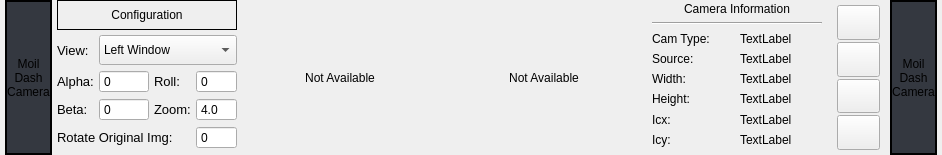
               <widget class="QFrame" name="frame_configuration_view">
                <property name="sizePolicy">
                 <sizepolicy hsizetype="Preferred" vsizetype="Expanding">
                  <horstretch>0</horstretch>
                  <verstretch>0</verstretch>
                 </sizepolicy>
                </property>
                <property name="maximumSize">
                 <size>
                  <width>16777215</width>
                  <height>155</height>
                 </size>
                </property>
                <layout class="QHBoxLayout" name="horizontalLayout_2">
                 <property name="spacing">
                  <number>5</number>
                 </property>
                 <property name="leftMargin">
                  <number>5</number>
                 </property>
                 <property name="topMargin">
                  <number>0</number>
                 </property>
                 <property name="rightMargin">
                  <number>5</number>
                 </property>
                 <property name="bottomMargin">
                  <number>0</number>
                 </property>
                 <item>
                  <widget class="QLabel" name="label_text_dash_1">
                   <property name="maximumSize">
                    <size>
                     <width>16777215</width>
                     <height>16777215</height>
                    </size>
                   </property>
                   <property name="styleSheet">
                    <string notr="true">background-color: rgb(52, 56, 64);
border-color: rgb(255, 0, 255);</string>
                   </property>
                   <property name="frameShape">
                    <enum>QFrame::WinPanel</enum>
                   </property>
                   <property name="text">
                    <string>Moil
Dash
Camera</string>
                   </property>
                   <property name="alignment">
                    <set>Qt::AlignCenter</set>
                   </property>
                  </widget>
                 </item>
                 <item>
                  <layout class="QVBoxLayout" name="verticalLayout_8">
                   <item>
                    <layout class="QGridLayout" name="gridLayout">
                     <property name="bottomMargin">
                      <number>5</number>
                     </property>
                     <item row="0" column="1" colspan="5">
                      <widget class="QLabel" name="label_2">
                       <property name="minimumSize">
                        <size>
                         <width>0</width>
                         <height>30</height>
                        </size>
                       </property>
                       <property name="maximumSize">
                        <size>
                         <width>16777215</width>
                         <height>16777215</height>
                        </size>
                       </property>
                       <property name="frameShape">
                        <enum>QFrame::Box</enum>
                       </property>
                       <property name="text">
                        <string>Configuration</string>
                       </property>
                       <property name="alignment">
                        <set>Qt::AlignCenter</set>
                       </property>
                      </widget>
                     </item>
                     <item row="4" column="1">
                      <widget class="QLabel" name="label_51">
                       <property name="font">
                        <font>
                         <pointsize>10</pointsize>
                        </font>
                       </property>
                       <property name="text">
                        <string>Alpha:</string>
                       </property>
                      </widget>
                     </item>
                     <item row="5" column="4">
                      <widget class="QLabel" name="label_53">
                       <property name="font">
                        <font>
                         <pointsize>10</pointsize>
                        </font>
                       </property>
                       <property name="text">
                        <string>Zoom:</string>
                       </property>
                      </widget>
                     </item>
                     <item row="4" column="2" colspan="2">
                      <widget class="QSpinBox" name="spinBox_alpha_anypoint_view">
                       <property name="minimumSize">
                        <size>
                         <width>0</width>
                         <height>0</height>
                        </size>
                       </property>
                       <property name="maximumSize">
                        <size>
                         <width>16777215</width>
                         <height>16777215</height>
                        </size>
                       </property>
                       <property name="buttonSymbols">
                        <enum>QAbstractSpinBox::NoButtons</enum>
                       </property>
                       <property name="minimum">
                        <number>-110</number>
                       </property>
                       <property name="maximum">
                        <number>110</number>
                       </property>
                      </widget>
                     </item>
                     <item row="5" column="1">
                      <widget class="QLabel" name="label_52">
                       <property name="font">
                        <font>
                         <pointsize>10</pointsize>
                        </font>
                       </property>
                       <property name="text">
                        <string>Beta:</string>
                       </property>
                      </widget>
                     </item>
                     <item row="4" column="4">
                      <widget class="QLabel" name="label_54">
                       <property name="font">
                        <font>
                         <pointsize>10</pointsize>
                        </font>
                       </property>
                       <property name="text">
                        <string>Roll:</string>
                       </property>
                      </widget>
                     </item>
                     <item row="5" column="2" colspan="2">
                      <widget class="QSpinBox" name="spinBox_beta_anypoint_view">
                       <property name="minimumSize">
                        <size>
                         <width>0</width>
                         <height>0</height>
                        </size>
                       </property>
                       <property name="maximumSize">
                        <size>
                         <width>100</width>
                         <height>16777215</height>
                        </size>
                       </property>
                       <property name="buttonSymbols">
                        <enum>QAbstractSpinBox::NoButtons</enum>
                       </property>
                       <property name="minimum">
                        <number>-110</number>
                       </property>
                       <property name="maximum">
                        <number>110</number>
                       </property>
                      </widget>
                     </item>
                     <item row="6" column="5">
                      <widget class="QSpinBox" name="spinBox_rotate_image_original">
                       <property name="minimumSize">
                        <size>
                         <width>0</width>
                         <height>0</height>
                        </size>
                       </property>
                       <property name="maximumSize">
                        <size>
                         <width>16777215</width>
                         <height>16777215</height>
                        </size>
                       </property>
                       <property name="buttonSymbols">
                        <enum>QAbstractSpinBox::NoButtons</enum>
                       </property>
                       <property name="minimum">
                        <number>-180</number>
                       </property>
                       <property name="maximum">
                        <number>180</number>
                       </property>
                      </widget>
                     </item>
                     <item row="5" column="5">
                      <widget class="QDoubleSpinBox" name="spinBox_zoom_anypoint_view">
                       <property name="minimumSize">
                        <size>
                         <width>0</width>
                         <height>0</height>
                        </size>
                       </property>
                       <property name="maximumSize">
                        <size>
                         <width>16777215</width>
                         <height>16777215</height>
                        </size>
                       </property>
                       <property name="buttonSymbols">
                        <enum>QAbstractSpinBox::NoButtons</enum>
                       </property>
                       <property name="decimals">
                        <number>1</number>
                       </property>
                       <property name="singleStep">
                        <double>0.100000000000000</double>
                       </property>
                       <property name="value">
                        <double>4.000000000000000</double>
                       </property>
                      </widget>
                     </item>
                     <item row="3" column="1">
                      <widget class="QLabel" name="label">
                       <property name="minimumSize">
                        <size>
                         <width>0</width>
                         <height>0</height>
                        </size>
                       </property>
                       <property name="maximumSize">
                        <size>
                         <width>16777215</width>
                         <height>16777215</height>
                        </size>
                       </property>
                       <property name="font">
                        <font>
                         <pointsize>10</pointsize>
                        </font>
                       </property>
                       <property name="text">
                        <string>View:</string>
                       </property>
                       <property name="alignment">
                        <set>Qt::AlignLeading|Qt::AlignLeft|Qt::AlignVCenter</set>
                       </property>
                      </widget>
                     </item>
                     <item row="4" column="5">
                      <widget class="QSpinBox" name="spinBox_roll_anypoint_view">
                       <property name="minimumSize">
                        <size>
                         <width>0</width>
                         <height>0</height>
                        </size>
                       </property>
                       <property name="maximumSize">
                        <size>
                         <width>16777215</width>
                         <height>16777215</height>
                        </size>
                       </property>
                       <property name="buttonSymbols">
                        <enum>QAbstractSpinBox::NoButtons</enum>
                       </property>
                       <property name="minimum">
                        <number>-180</number>
                       </property>
                       <property name="maximum">
                        <number>180</number>
                       </property>
                      </widget>
                     </item>
                     <item row="3" column="2" colspan="4">
                      <widget class="QComboBox" name="comboBox_select_view">
                       <property name="sizePolicy">
                        <sizepolicy hsizetype="Preferred" vsizetype="Fixed">
                         <horstretch>0</horstretch>
                         <verstretch>0</verstretch>
                        </sizepolicy>
                       </property>
                       <property name="minimumSize">
                        <size>
                         <width>0</width>
                         <height>30</height>
                        </size>
                       </property>
                       <property name="maximumSize">
                        <size>
                         <width>16777215</width>
                         <height>16777215</height>
                        </size>
                       </property>
                       <item>
                        <property name="text">
                         <string>Left Window</string>
                        </property>
                       </item>
                       <item>
                        <property name="text">
                         <string>Right Window</string>
                        </property>
                       </item>
                       <item>
                        <property name="text">
                         <string>Steering View</string>
                        </property>
                       </item>
                       <item>
                        <property name="text">
                         <string>Second Driver View</string>
                        </property>
                       </item>
                      </widget>
                     </item>
                     <item row="6" column="1" colspan="4">
                      <widget class="QLabel" name="label_55">
                       <property name="font">
                        <font>
                         <pointsize>10</pointsize>
                        </font>
                       </property>
                       <property name="text">
                        <string>Rotate Original Img:</string>
                       </property>
                      </widget>
                     </item>
                    </layout>
                   </item>
                   <item>
                    <spacer name="verticalSpacer">
                     <property name="orientation">
                      <enum>Qt::Vertical</enum>
                     </property>
                     <property name="sizeHint" stdset="0">
                      <size>
                       <width>20</width>
                       <height>40</height>
                      </size>
                     </property>
                    </spacer>
                   </item>
                  </layout>
                 </item>
                 <item>
                  <widget class="QFrame" name="frame_image_view_setting">
                   <property name="minimumSize">
                    <size>
                     <width>400</width>
                     <height>0</height>
                    </size>
                   </property>
                   <property name="frameShape">
                    <enum>QFrame::NoFrame</enum>
                   </property>
                   <property name="frameShadow">
                    <enum>QFrame::Raised</enum>
                   </property>
                   <layout class="QHBoxLayout" name="horizontalLayout_13">
                    <property name="spacing">
                     <number>8</number>
                    </property>
                    <property name="leftMargin">
                     <number>0</number>
                    </property>
                    <property name="topMargin">
                     <number>0</number>
                    </property>
                    <property name="rightMargin">
                     <number>0</number>
                    </property>
                    <property name="bottomMargin">
                     <number>0</number>
                    </property>
                    <item>
                     <widget class="QLabel" name="lbl_image_anypoint_view">
                      <property name="maximumSize">
                       <size>
                        <width>240</width>
                        <height>160</height>
                       </size>
                      </property>
                      <property name="text">
                       <string>Not Available</string>
                      </property>
                      <property name="alignment">
                       <set>Qt::AlignCenter</set>
                      </property>
                     </widget>
                    </item>
                    <item>
                     <widget class="QLabel" name="lbl_image_original_dash">
                      <property name="maximumSize">
                       <size>
                        <width>320</width>
                        <height>160</height>
                       </size>
                      </property>
                      <property name="text">
                       <string>Not Available</string>
                      </property>
                      <property name="alignment">
                       <set>Qt::AlignCenter</set>
                      </property>
                     </widget>
                    </item>
                   </layout>
                  </widget>
                 </item>
                 <item>
                  <widget class="QFrame" name="frame_camera_info">
                   <property name="minimumSize">
                    <size>
                     <width>180</width>
                     <height>0</height>
                    </size>
                   </property>
                   <property name="frameShape">
                    <enum>QFrame::NoFrame</enum>
                   </property>
                   <layout class="QGridLayout" name="gridLayout_6">
                    <property name="leftMargin">
                     <number>5</number>
                    </property>
                    <property name="topMargin">
                     <number>2</number>
                    </property>
                    <property name="rightMargin">
                     <number>5</number>
                    </property>
                    <property name="bottomMargin">
                     <number>8</number>
                    </property>
                    <item row="6" column="1">
                     <widget class="QLabel" name="lbl_info_icx">
                      <property name="text">
                       <string>TextLabel</string>
                      </property>
                      <property name="alignment">
                       <set>Qt::AlignLeading|Qt::AlignLeft|Qt::AlignVCenter</set>
                      </property>
                     </widget>
                    </item>
                    <item row="2" column="1">
                     <widget class="QLabel" name="lbl_info_camera_type">
                      <property name="maximumSize">
                       <size>
                        <width>82</width>
                        <height>16777215</height>
                       </size>
                      </property>
                      <property name="text">
                       <string>TextLabel</string>
                      </property>
                      <property name="alignment">
                       <set>Qt::AlignLeading|Qt::AlignLeft|Qt::AlignVCenter</set>
                      </property>
                     </widget>
                    </item>
                    <item row="3" column="0">
                     <widget class="QLabel" name="label_16">
                      <property name="maximumSize">
                       <size>
                        <width>90</width>
                        <height>16777215</height>
                       </size>
                      </property>
                      <property name="text">
                       <string>Source:</string>
                      </property>
                     </widget>
                    </item>
                    <item row="3" column="1">
                     <widget class="QLabel" name="lbl_info_source">
                      <property name="text">
                       <string>TextLabel</string>
                      </property>
                      <property name="alignment">
                       <set>Qt::AlignLeading|Qt::AlignLeft|Qt::AlignVCenter</set>
                      </property>
                     </widget>
                    </item>
                    <item row="7" column="1">
                     <widget class="QLabel" name="lbl_info_icy">
                      <property name="text">
                       <string>TextLabel</string>
                      </property>
                      <property name="alignment">
                       <set>Qt::AlignLeading|Qt::AlignLeft|Qt::AlignVCenter</set>
                      </property>
                     </widget>
                    </item>
                    <item row="7" column="0">
                     <widget class="QLabel" name="label_18">
                      <property name="maximumSize">
                       <size>
                        <width>90</width>
                        <height>16777215</height>
                       </size>
                      </property>
                      <property name="text">
                       <string>Icy:</string>
                      </property>
                     </widget>
                    </item>
                    <item row="0" column="0" colspan="2">
                     <widget class="QLabel" name="label_10">
                      <property name="minimumSize">
                       <size>
                        <width>0</width>
                        <height>0</height>
                       </size>
                      </property>
                      <property name="maximumSize">
                       <size>
                        <width>16777215</width>
                        <height>16777215</height>
                       </size>
                      </property>
                      <property name="frameShape">
                       <enum>QFrame::NoFrame</enum>
                      </property>
                      <property name="text">
                       <string>Camera Information</string>
                      </property>
                      <property name="alignment">
                       <set>Qt::AlignCenter</set>
                      </property>
                     </widget>
                    </item>
                    <item row="5" column="0">
                     <widget class="QLabel" name="label_17">
                      <property name="maximumSize">
                       <size>
                        <width>90</width>
                        <height>16777215</height>
                       </size>
                      </property>
                      <property name="text">
                       <string>Height:</string>
                      </property>
                     </widget>
                    </item>
                    <item row="6" column="0">
                     <widget class="QLabel" name="label_19">
                      <property name="maximumSize">
                       <size>
                        <width>90</width>
                        <height>16777215</height>
                       </size>
                      </property>
                      <property name="text">
                       <string>Icx:</string>
                      </property>
                     </widget>
                    </item>
                    <item row="4" column="1">
                     <widget class="QLabel" name="lbl_info_width_image">
                      <property name="text">
                       <string>TextLabel</string>
                      </property>
                      <property name="alignment">
                       <set>Qt::AlignLeading|Qt::AlignLeft|Qt::AlignVCenter</set>
                      </property>
                     </widget>
                    </item>
                    <item row="2" column="0">
                     <widget class="QLabel" name="label_12">
                      <property name="maximumSize">
                       <size>
                        <width>90</width>
                        <height>16777215</height>
                       </size>
                      </property>
                      <property name="text">
                       <string>Cam Type:</string>
                      </property>
                     </widget>
                    </item>
                    <item row="4" column="0">
                     <widget class="QLabel" name="label_15">
                      <property name="maximumSize">
                       <size>
                        <width>90</width>
                        <height>16777215</height>
                       </size>
                      </property>
                      <property name="text">
                       <string>Width:</string>
                      </property>
                     </widget>
                    </item>
                    <item row="5" column="1">
                     <widget class="QLabel" name="lbl_info_height_image">
                      <property name="text">
                       <string>TextLabel</string>
                      </property>
                      <property name="alignment">
                       <set>Qt::AlignLeading|Qt::AlignLeft|Qt::AlignVCenter</set>
                      </property>
                     </widget>
                    </item>
                    <item row="1" column="0" colspan="2">
                     <widget class="Line" name="line_2">
                      <property name="orientation">
                       <enum>Qt::Horizontal</enum>
                      </property>
                     </widget>
                    </item>
                   </layout>
                  </widget>
                 </item>
                 <item>
                  <widget class="QFrame" name="frame_config_button_group">
                   <property name="maximumSize">
                    <size>
                     <width>60</width>
                     <height>16777215</height>
                    </size>
                   </property>
                   <layout class="QVBoxLayout" name="verticalLayout_3">
                    <property name="spacing">
                     <number>2</number>
                    </property>
                    <property name="leftMargin">
                     <number>5</number>
                    </property>
                    <property name="topMargin">
                     <number>5</number>
                    </property>
                    <property name="rightMargin">
                     <number>5</number>
                    </property>
                    <property name="bottomMargin">
                     <number>5</number>
                    </property>
                    <item>
                     <widget class="QPushButton" name="btn_source_config">
                      <property name="sizePolicy">
                       <sizepolicy hsizetype="Expanding" vsizetype="Expanding">
                        <horstretch>0</horstretch>
                        <verstretch>0</verstretch>
                       </sizepolicy>
                      </property>
                      <property name="minimumSize">
                       <size>
                        <width>0</width>
                        <height>0</height>
                       </size>
                      </property>
                      <property name="maximumSize">
                       <size>
                        <width>16777215</width>
                        <height>16777215</height>
                       </size>
                      </property>
                      <property name="font">
                       <font>
                        <pointsize>10</pointsize>
                        <weight>75</weight>
                        <bold>true</bold>
                       </font>
                      </property>
                      <property name="toolTip">
                       <string>Open Video or Camera</string>
                      </property>
                      <property name="styleSheet">
                       <string notr="true"/>
                      </property>
                      <property name="text">
                       <string/>
                      </property>
                      <property name="iconSize">
                       <size>
                        <width>25</width>
                        <height>25</height>
                       </size>
                      </property>
                     </widget>
                    </item>
                    <item>
                     <widget class="QPushButton" name="btn_parameter_form">
                      <property name="sizePolicy">
                       <sizepolicy hsizetype="Expanding" vsizetype="Expanding">
                        <horstretch>0</horstretch>
                        <verstretch>0</verstretch>
                       </sizepolicy>
                      </property>
                      <property name="minimumSize">
                       <size>
                        <width>0</width>
                        <height>0</height>
                       </size>
                      </property>
                      <property name="maximumSize">
                       <size>
                        <width>16777215</width>
                        <height>16777215</height>
                       </size>
                      </property>
                      <property name="font">
                       <font>
                        <pointsize>10</pointsize>
                        <weight>75</weight>
                        <bold>true</bold>
                       </font>
                      </property>
                      <property name="toolTip">
                       <string>Back to home</string>
                      </property>
                      <property name="styleSheet">
                       <string notr="true"/>
                      </property>
                      <property name="text">
                       <string/>
                      </property>
                      <property name="iconSize">
                       <size>
                        <width>25</width>
                        <height>25</height>
                       </size>
                      </property>
                     </widget>
                    </item>
                    <item>
                     <widget class="QPushButton" name="btn_change_camera_type">
                      <property name="sizePolicy">
                       <sizepolicy hsizetype="Expanding" vsizetype="Expanding">
                        <horstretch>0</horstretch>
                        <verstretch>0</verstretch>
                       </sizepolicy>
                      </property>
                      <property name="minimumSize">
                       <size>
                        <width>0</width>
                        <height>0</height>
                       </size>
                      </property>
                      <property name="maximumSize">
                       <size>
                        <width>16777215</width>
                        <height>16777215</height>
                       </size>
                      </property>
                      <property name="font">
                       <font>
                        <pointsize>10</pointsize>
                        <weight>75</weight>
                        <bold>true</bold>
                       </font>
                      </property>
                      <property name="toolTip">
                       <string>Back to home</string>
                      </property>
                      <property name="styleSheet">
                       <string notr="true"/>
                      </property>
                      <property name="text">
                       <string/>
                      </property>
                      <property name="iconSize">
                       <size>
                        <width>25</width>
                        <height>25</height>
                       </size>
                      </property>
                     </widget>
                    </item>
                    <item>
                     <widget class="QPushButton" name="btn_close_dash">
                      <property name="sizePolicy">
                       <sizepolicy hsizetype="Expanding" vsizetype="Expanding">
                        <horstretch>0</horstretch>
                        <verstretch>0</verstretch>
                       </sizepolicy>
                      </property>
                      <property name="minimumSize">
                       <size>
                        <width>0</width>
                        <height>0</height>
                       </size>
                      </property>
                      <property name="maximumSize">
                       <size>
                        <width>16777215</width>
                        <height>16777215</height>
                       </size>
                      </property>
                      <property name="font">
                       <font>
                        <pointsize>10</pointsize>
                        <weight>75</weight>
                        <bold>true</bold>
                       </font>
                      </property>
                      <property name="toolTip">
                       <string>Back to home</string>
                      </property>
                      <property name="styleSheet">
                       <string notr="true"/>
                      </property>
                      <property name="text">
                       <string/>
                      </property>
                      <property name="iconSize">
                       <size>
                        <width>25</width>
                        <height>25</height>
                       </size>
                      </property>
                     </widget>
                    </item>
                   </layout>
                  </widget>
                 </item>
                 <item>
                  <widget class="QLabel" name="label_text_dash_2">
                   <property name="maximumSize">
                    <size>
                     <width>16777215</width>
                     <height>16777215</height>
                    </size>
                   </property>
                   <property name="styleSheet">
                    <string notr="true">background-color: rgb(52, 56, 64);
border-color: rgb(255, 0, 255);</string>
                   </property>
                   <property name="frameShape">
                    <enum>QFrame::WinPanel</enum>
                   </property>
                   <property name="text">
                    <string>Moil
Dash
Camera</string>
                   </property>
                   <property name="alignment">
                    <set>Qt::AlignCenter</set>
                   </property>
                  </widget>
                 </item>
                </layout>
               </widget>
